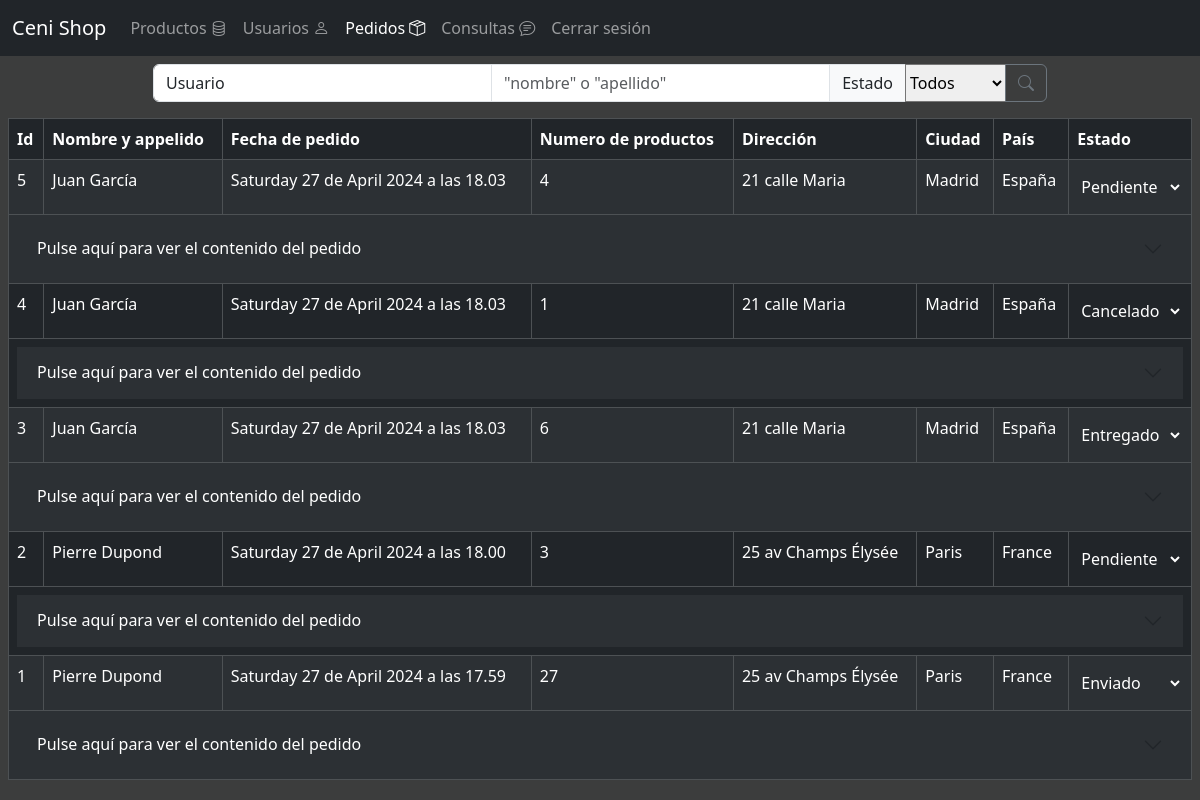
The app's page /php/pedidos.php (signed in), older data.
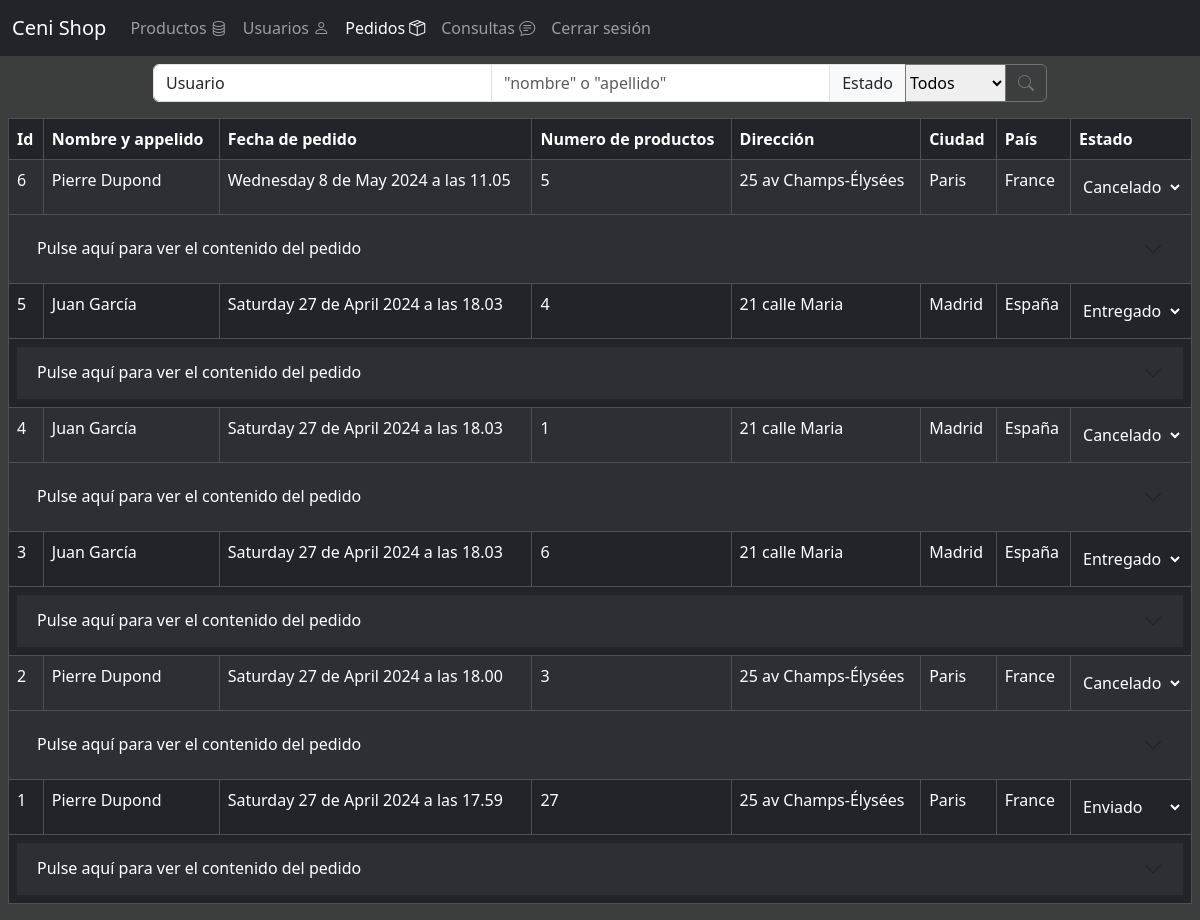
The same page, newer data.
### tables this page shows
CREATE TABLE `pedidos` (
  `codigo` int(11) NOT NULL AUTO_INCREMENT,
  `persona` int(11) NOT NULL,
  `fecha` timestamp NOT NULL DEFAULT current_timestamp(),
  `importe` decimal(8,2) DEFAULT NULL,
  `estado` int(11) DEFAULT NULL,
  PRIMARY KEY (`codigo`),
  KEY `pedidopor` (`persona`),
  KEY `enestado` (`estado`),
  CONSTRAINT `enestado` FOREIGN KEY (`estado`) REFERENCES `estados` (`codigo`),
  CONSTRAINT `pedidopor` FOREIGN KEY (`persona`) REFERENCES `usuarios` (`codigo`)
);

CREATE TABLE `usuarios` (
  `codigo` int(11) NOT NULL AUTO_INCREMENT,
  `activo` int(11) DEFAULT 1,
  `admin` int(11) DEFAULT 0,
  `clave` varchar(65) DEFAULT NULL,
  `nombre` varchar(64) DEFAULT NULL,
  `apellidos` varchar(128) DEFAULT NULL,
  `domicilio` varchar(128) DEFAULT NULL,
  `poblacion` varchar(64) DEFAULT NULL,
  `pais` varchar(32) DEFAULT NULL,
  `cp` char(5) DEFAULT NULL,
  `telefono` char(9) DEFAULT NULL,
  `fechaNac` date DEFAULT NULL,
  `correo` varchar(255) NOT NULL,
  PRIMARY KEY (`codigo`),
  UNIQUE KEY `correo` (`correo`)
);

### php/funcion/baseDatos.php (called while the page is built, shortened)
<?php
function conectar() {
    $hostname = "localhost";
    $username = "root";
    $password = "root";
    $database = "daw";
    $bbdd = mysqli_connect($hostname, $username, $password, $database);
    $bbdd->set_charset("utf8mb4");
    return $bbdd;
}
function obtenerPedidos(){
    $bbdd = conectar();
    $consulta = "SELECT ped.codigo, per.nombre, per.apellidos, fecha, per.domicilio, per.poblacion, per.pais, ped.estado FROM pedidos ped JOIN usuarios per ON ped.persona=per.codigo ORDER BY fecha DESC";
    $resultado = mysqli_query($bbdd,$consulta);
    return $resultado;
}
function obtenerDetallesPedidos($id){
    $bbdd = conectar();
    $consulta = mysqli_prepare($bbdd, "SELECT pro.descripcion, det.unidades, det.codigo_producto FROM detalle det JOIN productos pro ON det.codigo_producto=pro.codigo WHERE det.codigo_pedido = ?");
    mysqli_stmt_bind_param($consulta, "i", $id);
    mysqli_stmt_execute($consulta);
    mysqli_stmt_bind_result($consulta, $descripcion, $cantidad, $codigo);
    $detalles = array();
    while (mysqli_stmt_fetch($consulta)) {
        $detalles[] = array($descripcion, $cantidad, $codigo);
    }
    return $detalles;
}
function obtenerEstadoPedido(){
    $bbdd = conectar();
    $consulta = "SELECT codigo, descripcion FROM estados ORDER BY codigo ASC";
    $resultado = mysqli_query($bbdd,$consulta);
    $categorias = array();
    while ($fila = mysqli_fetch_row($resultado)) {
        $categorias[$fila[0]] = $fila[1];
    }
    return $categorias;
}
?>

### php/pedidos.php (the view, shortened to what this page needs)
<!DOCTYPE html>
<html data-bs-theme="light" lang="es">
<head>
    <link rel="stylesheet" href="css/pedidos.css">
</head>
<body>
    <?php
        require_once('./funcion/baseDatos.php');
        $estados_name = obtenerEstadoPedido();
    ?>
        <div class="containe">
            <div class="row justify-content-center">
                <div class="col-md-9 m-2">
                    <?php
                        $search = filter_input(INPUT_GET, 'search');
                        $tipo = filter_input(INPUT_GET, 'tipo');
                    ?>
                        <form action="pedidos.php" method="GET">
                            <div class="input-group">
                                <select id="tipo" class="form-control" name="tipo" onchange="changePlaceholder();">
                                    <?php
                                        $all_options = array('Usuario', 'Fecha', 'Producto') ;
                                        foreach ($all_options as $key => $value){
                                            if (isset($tipo) && $tipo == $key)
                                            echo "<option value='$key' selected>$value</option>";
                                        else
                                        echo "<option value='$key'>$value</option>";
                                }
                                ?>
                                </select>
                                <input type="text" class="form-control" placeholder="Pedido" aria-label="Pedido" name="search"
                                value="<?php echo $search; ?>"
                                aria-describedby="basic-addon1">
                                <span class="input-group-text" id="basic-addon1">Estado</span>
                                <select id="estado" name="estado">
                                    <option value='0'>Todos</option>
                                </select>
                                <button class="btn btn-outline-secondary" type="submit" id="button-addon2"><i
                                class="bi bi-search"></i>
                            </button>
                        </div>
                    </form>
                </div>
            </div>
        </div>
    <div class="m-2">
        <?php
            if (isset($_GET['search']) && isset($_GET['tipo']) && isset($_GET['estado'])){
                $search = $_GET['search'];
                $tipo = $_GET['tipo'];
                $estado = $_GET['estado'];
                $pedidos = obtenerPedidosFiltrados($search, $tipo, $estado);
            } else {
                $pedidos = obtenerPedidos();
            }
            if ($pedidos == null){
                echo "<h2 class='text-center'>No hay pedidos</h2>";
            }else{
            ?>
        <table class="table table-dark table-striped table-bordered">
            <thead>
                <tr>
                    <th>Id</th>
                    <th>Nombre y appelido</th>
                    <th>Fecha de pedido</th>
                    <th>Numero de productos</th>
                    <th>Dirección</th>
                    <th>Ciudad</th>
                    <th>País</th>
                    <th>Estado</th>
                </tr>
            </thead>
            <tbody>
                <?php
                    while ($pedido = mysqli_fetch_row($pedidos)) {
                        $id_dropdown = "flush-collapse_pedido_".$pedido[0];
                        $detalles = obtenerDetallesPedidos($pedido[0]);
                        $nbr_productos = 0;
                        foreach ($detalles as $detalle ){
                            $nbr_productos += $detalle[1];
                        }
                ?>
                <tr>
                <?php
                    echo "<td>$pedido[0]</td>";
                    echo "<td>$pedido[1] $pedido[2]</td>";
                    $datetime = new DateTime($pedido[3]);
                    $formattedDate = ucfirst(date('l j \d\e F Y \a \l\a\s H.i', date_timestamp_get($datetime)));
                    echo "<td>$formattedDate</td>";
                    echo "<td>$nbr_productos</td>";
                    echo "<td>$pedido[4]</td>";
                    echo "<td>$pedido[5]</td>";
                    echo "<td>$pedido[6]</td>";
                    echo "<td>";
                    $id_form = "form_".$pedido[0];
                    echo "<select class='form-control-plaintext text-white' form='$id_form'  name='estado' onchange='this.form.submit();'>" ;
                    echo "<option value=".$pedido[7]."selected>".$estados_name[$pedido[7]]."</option>";
                    echo "</select>";
                    echo "</td>";
                ?>
                <tr>
                    <td colspan="8">
                        <div class="accordion accordion-flush" id="accordion_pedido_1">
                            <div class="accordion-item">
                                <h2 class="accordion-header">
                                    <button class="accordion-button collapsed color-negro" type="button"
                                        data-bs-toggle="collapse" data-bs-target="#<?php echo $id_dropdown ?>"
                                        aria-expanded="false" aria-controls="<?php echo $id_dropdown ?>">
                                        Pulse aquí para ver el contenido del pedido
                                    </button>
                                </h2>
                            </div>
                        </div>
                    </td>
                </tr>
                <?php } ?>
            </tbody>
        </table>
        <?php } ?>
    </div>
</body>
</html>

### php/css/pedidos.css (style rules this page uses)
.color-negro { color: #ffffff !important ; background-color: #2c3034 !important ; }

### php/css/common.css (style rules this page uses)
body, .color-body { background-color:rgb(60, 61, 61); }

Row changes from the older to the newer data that the page shows:
added pedidos: codigo "6", persona.nombre "Pierre", persona.apellidos "Dupond", fecha "Wednesday 8 de May 2024 a las 11.05", nbr_productos "5", persona.domicilio "25 av Champs-Élysées", persona.poblacion "Paris", persona.pais "France", estado "Cancelado"
changed pedidos id 5: estado "Pendiente" → "Entregado"
changed pedidos "Saturday 27 de April 2024 a las 18.00": persona.domicilio "25 av Champs Élysée" → "25 av Champs-Élysées"; estado "Pendiente" → "Cancelado"
changed through a linked row, pedidos "Saturday 27 de April 2024 a las 17.59": persona.domicilio "25 av Champs Élysée" → "25 av Champs-Élysées"
